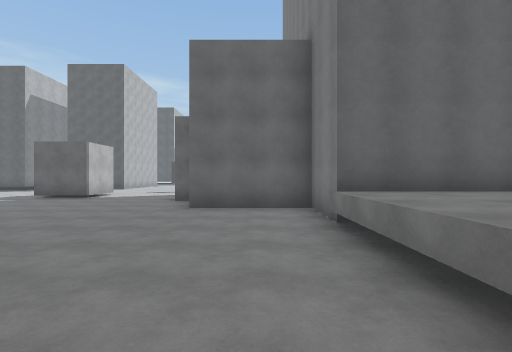
view 1 (above)

24 first-person views from a walk through a 3-D level made in the Unity game engine. The camera is 1.5 m above the floor, looks level and sees 85° across. The floor is counted in squares, 2 m on a side. Each view is taken from the middle of a square. On the plan, view 1 faces up. The plan holds only what a view shows up to about 10 squares ahead; the rest is blank. The place goes on beyond the plan.

view 2
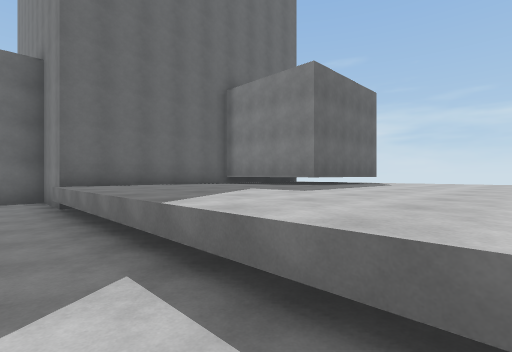

view 3
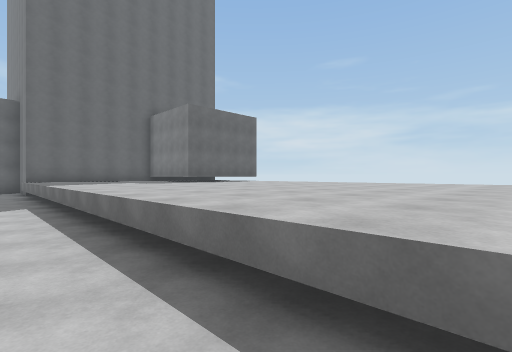

view 4
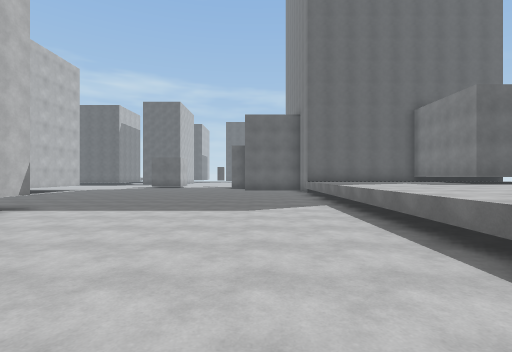

view 5
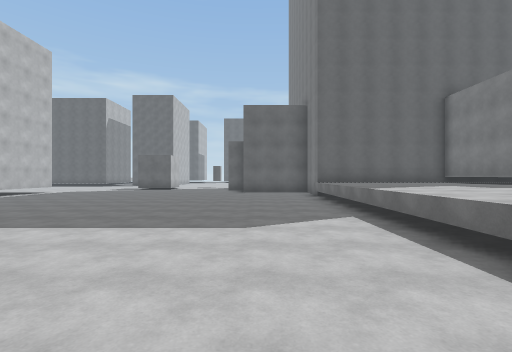

view 6
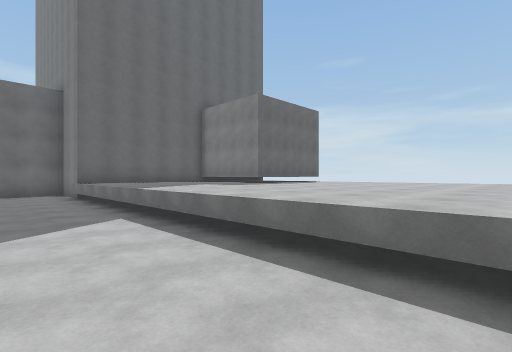

view 7
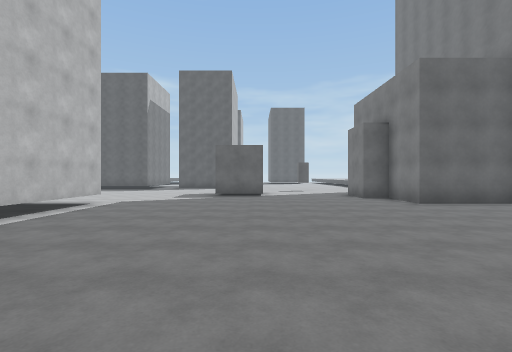

view 8
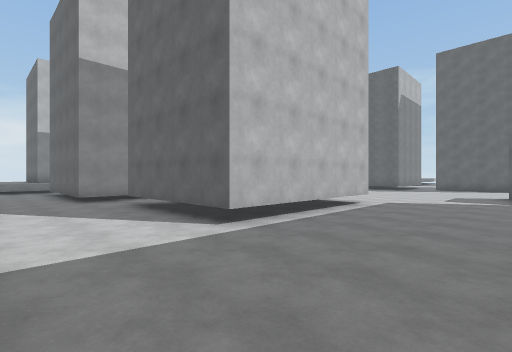

view 9
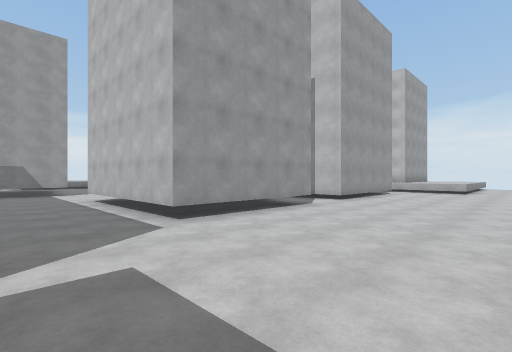

view 10
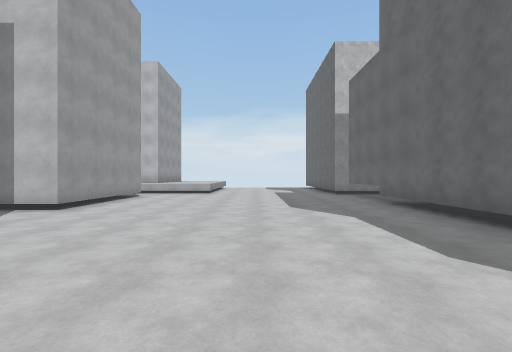

view 11
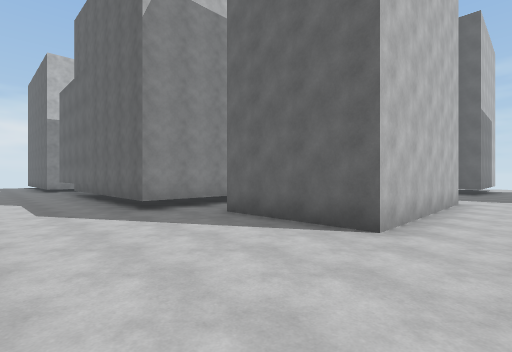

view 12
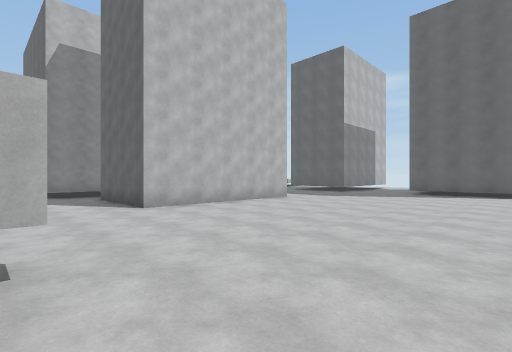

view 13
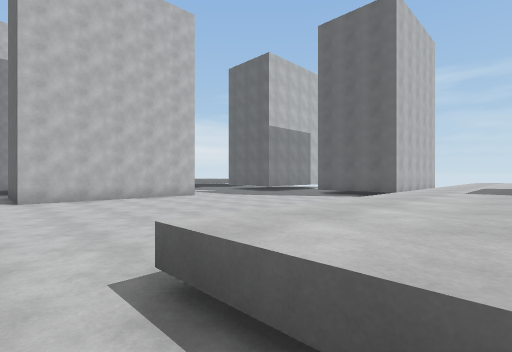

view 14
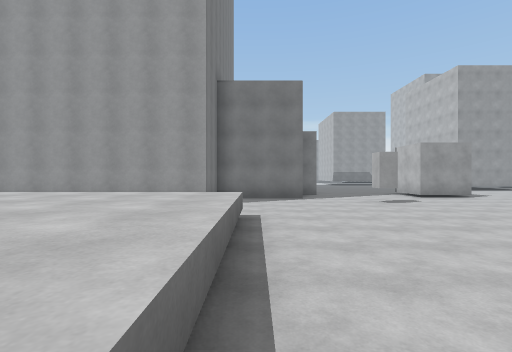

view 15
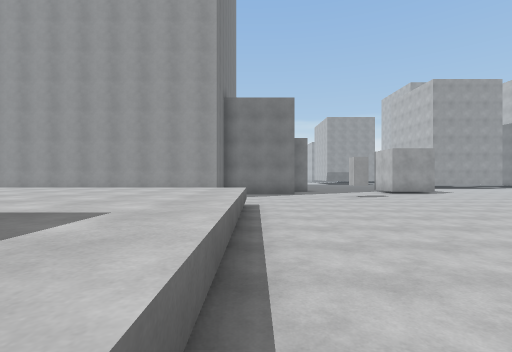

view 16
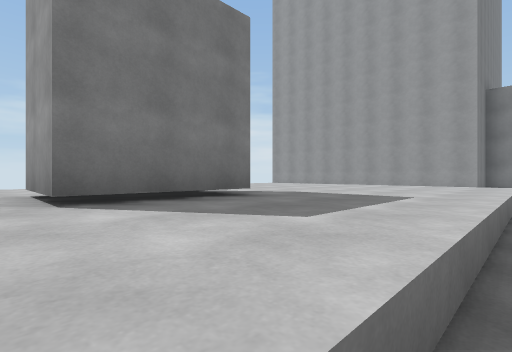

view 17
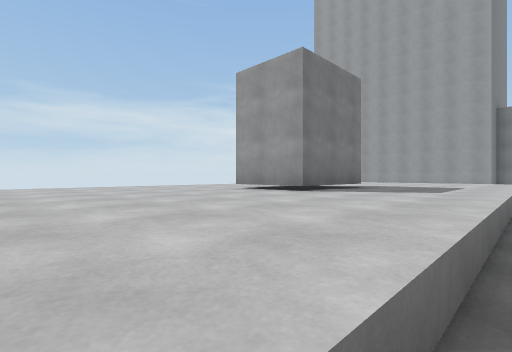

view 18
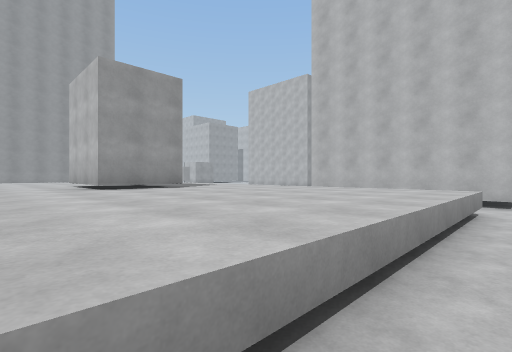

view 19
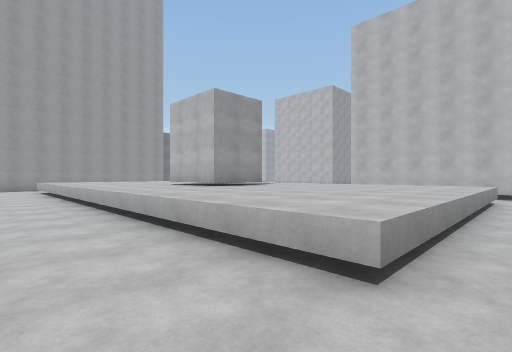

view 20
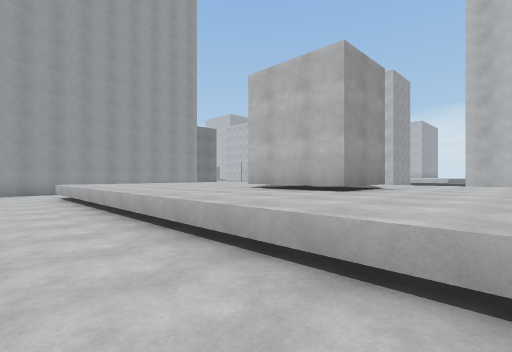

view 21
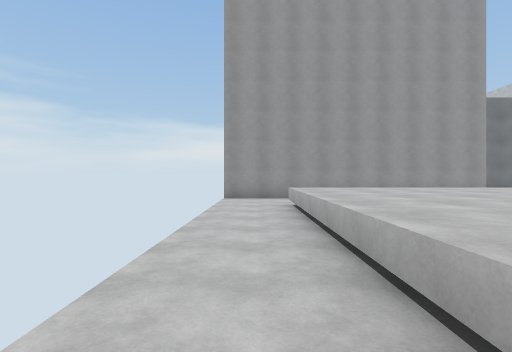

view 22
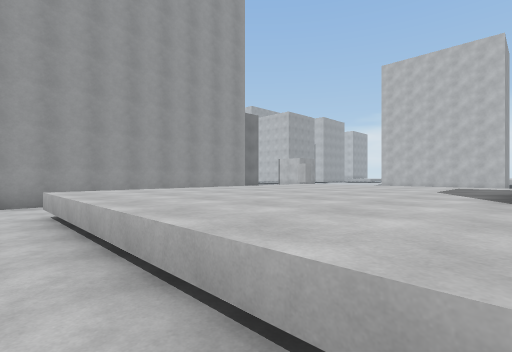

view 23
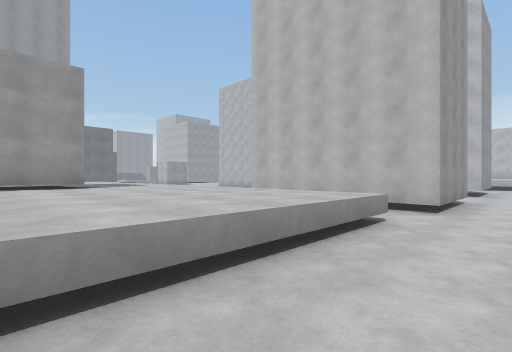

view 24
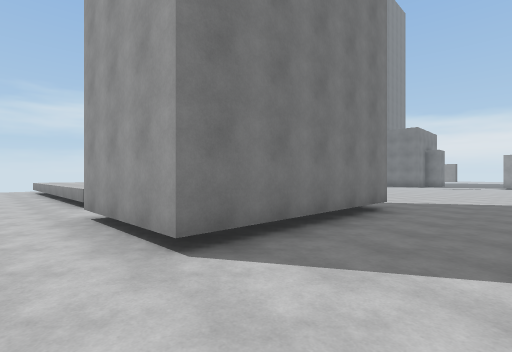

### Floor plan
Key: @ floor where view 1 was taken; # wall or solid block; . floor; = window, fence, low wall or low ledge; ^ raised ledge.
Columns run from 20 left of view 1 to 10 right of it. Each row starts with its distance up from view 1.
 32              .............
 31             ...................
 30             #...###..^^^^^^^^..
 29              ...### .^^^^^^^^..
 28              ...### .^^^^^^^^..
 27              ...### .^^^^^^^^..
 26              ...### .^^^^^^^^..
 25              ...... .^^^^^^^^..
 24             ....... .^^^##^^^..
 23             ....... .^^^##^^^..
 22              ........^^^##^^^..
 21             #........^^^^^^^^..
 20             #........^^^^^^^^..
 19             #........^^^^^^^^..
 18             #........^^^^^^^^..
 17         #   #........^^^^^^^^..
 16         #.###........^^^^^^^^..
 15 #########..............     ...
 14 .....................       ...
 13 ................#.... #########
 12 ..................... #
 11 .............##....###
 10 .............##...
  9 ..................##
  8 ...................#
  7 ...................####
  6 #####.####............#
  5     #.   #............######
  4          #............^^^^#
  3          #............^^^^#^
  2     #.####............^^^^#^^
  1  ####.................^^^^^===#
  0  ...................@.^^^^^^^^^
 -1        ...............^^^^^^^^^
 -2           ####........^^^^^^^^^
 -3               ........^^^^^^^^
 -4                .......^^^^^^^^^
 -5                 ......^^^^^^^^^
 -6                  .....^^^^^^^^^
 -7                   ....^^^^^^^^^
 -8                    ...^^^^^^^^^
 -9                     ..^^^^^^

Positions as (right, up) in squares from view 1, and headings:
1: (0, 0), facing up
2: (0, -3), facing up-right
3: (0, -9), facing up-right
4: (-1, -8), facing up
5: (-1, -6), facing up
6: (-1, -6), facing up-right
7: (-6, -1), facing up
8: (-7, -1), facing up-left
9: (-8, 11), facing down-left
10: (-10, 11), facing left
11: (-6, 12), facing up-left
12: (-1, 13), facing up-left
13: (2, 15), facing up-left
14: (0, 21), facing down
15: (0, 23), facing down
16: (0, 25), facing down-right
17: (0, 29), facing down-right
18: (7, 31), facing down-left
19: (10, 31), facing down-left
20: (10, 27), facing down-left
21: (9, 23), facing down
22: (9, 22), facing down-left
23: (5, 32), facing down-left
24: (-7, 32), facing down-right
